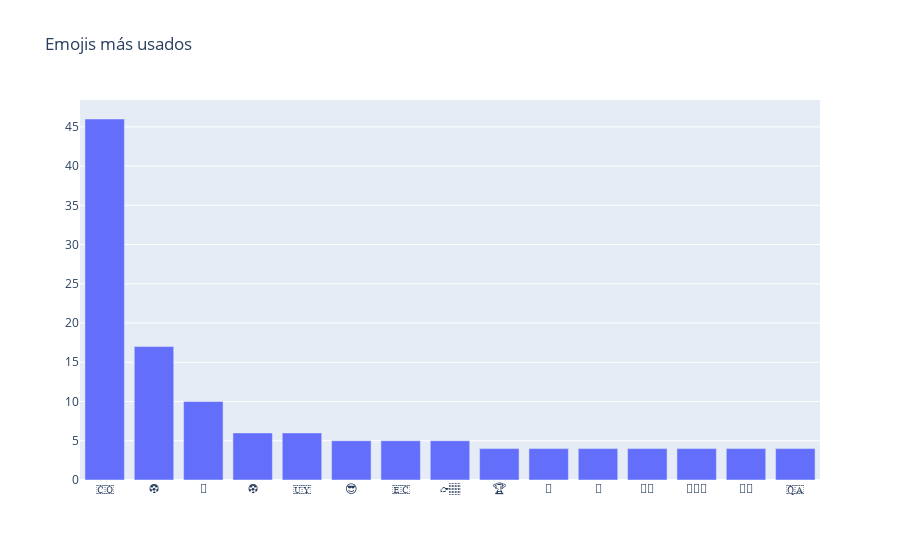

The notebook cell this image was saved under:
### Code cell
trace = go.Bar(x=temp_emojis.emoji.values[:15],
                y=temp_emojis.cnt.values[:15])
 
layout = go.Layout(title='Emojis más usados')
 
fig = go.Figure(data=[trace], layout=layout)

iplot(fig)

### Figure 1 — Plotly figure (JSON) as saved in the notebook; plotly's stock layout.template omitted (floating-point values rounded to 4 significant figures)
{"data": [{"type": "bar", "x": ["🇨🇴", "⚽", "🙏", "⚽️", "🇺🇾", "😎", "🇪🇨", "👉🏽", "🏆", "👹", "🎉", "👏🏻", "🙋🏻♂️", "💪🏻", "🇶🇦"], "y": [46, 17, 10, 6, 6, 5, 5, 5, 4, 4, 4, 4, 4, 4, 4]}], "layout": {"title": {"text": "Emojis más usados"}}}
